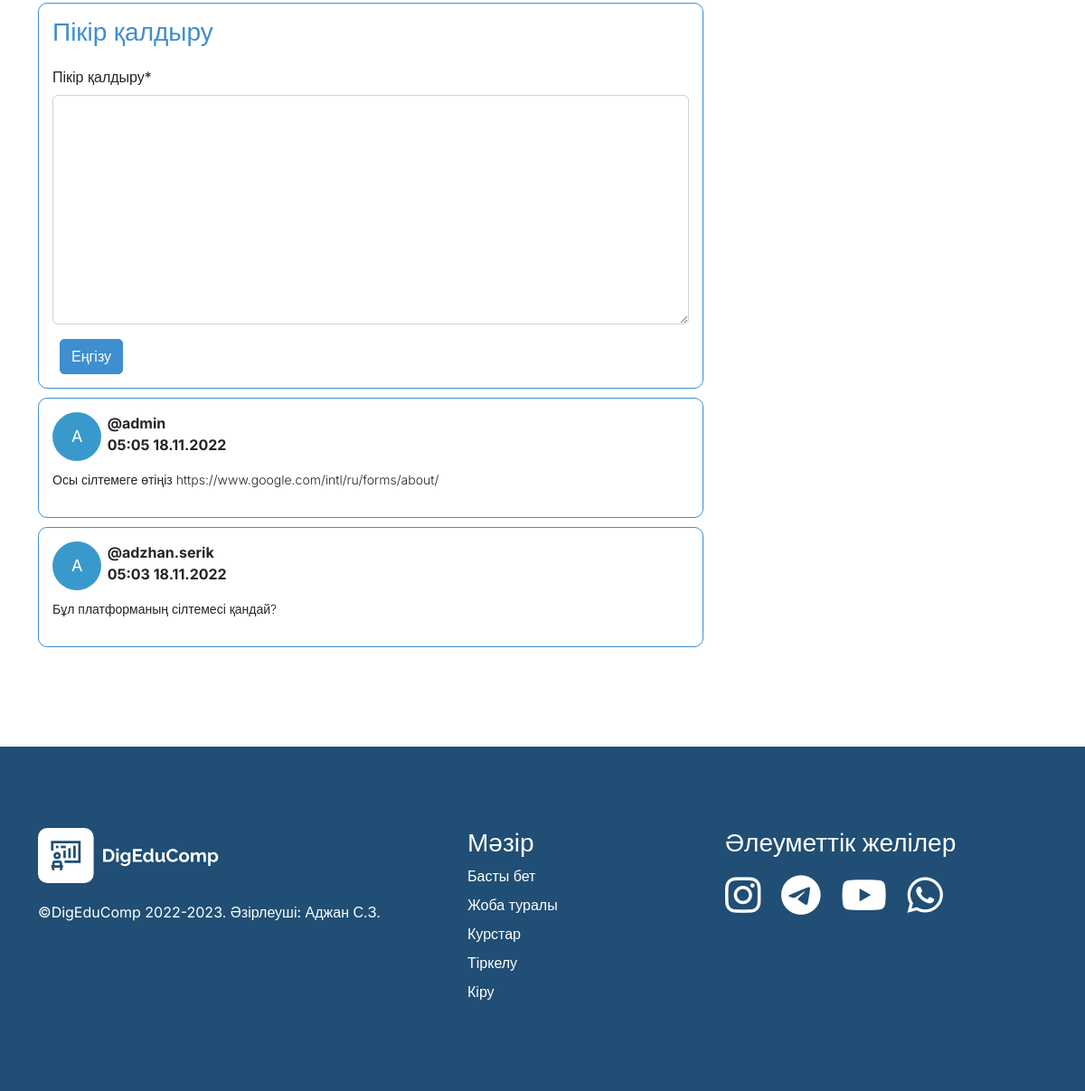
Before: /courses/google-forms-negizderi/lessons/1/ (signed in, lower part) with the older database file.
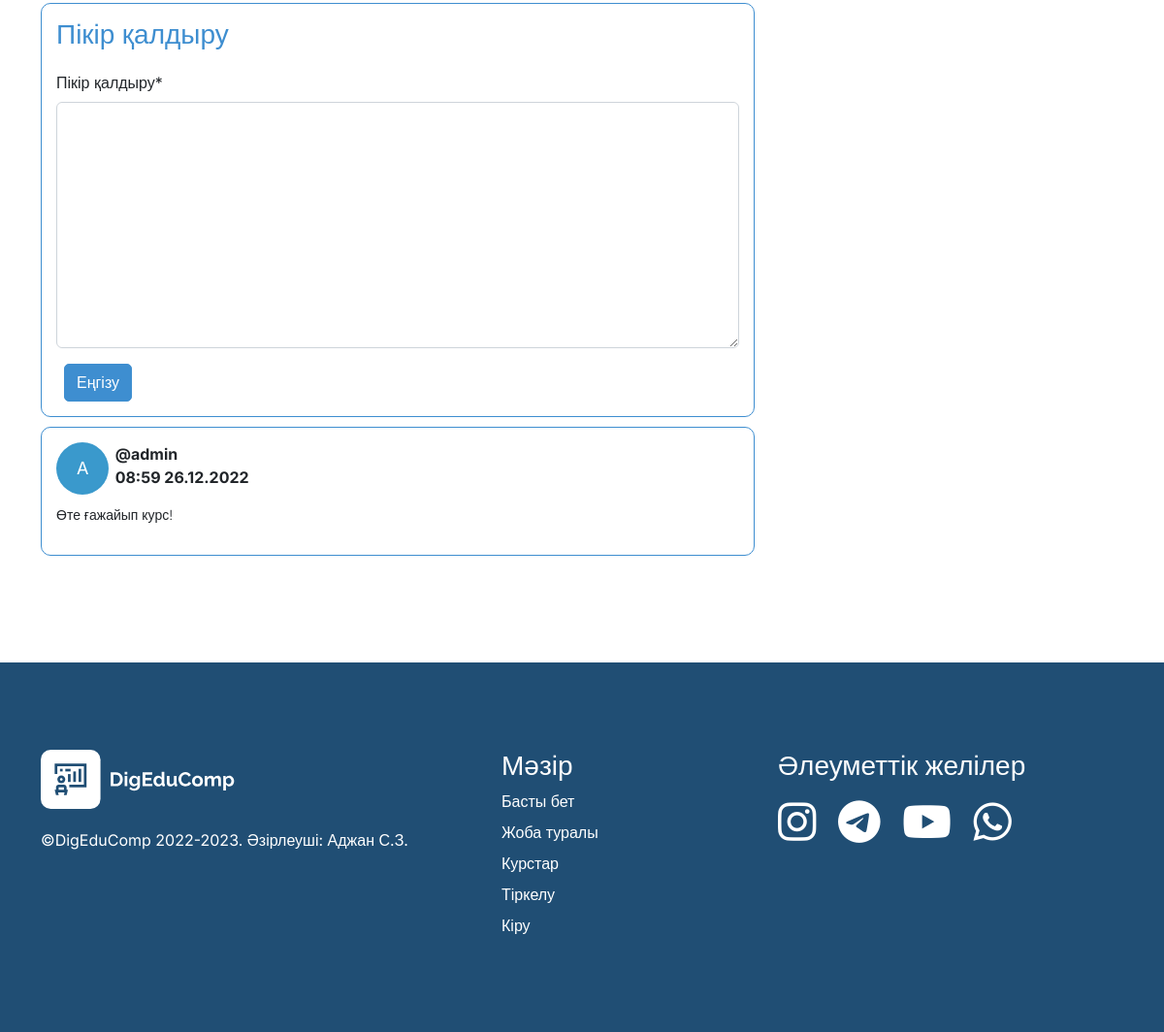
After: the same page with the newer database file.
### eduPlatformApp/models.py (models this page shows, shortened)
class Comment(models.Model):
    theme = models.ForeignKey(Theme, on_delete=models.CASCADE, related_name='comments')
    user = models.ForeignKey(User,
                        default = 1,
                        null = True,
                        on_delete = models.SET_NULL
                        )
    body = models.TextField("Пікір қалдыру")
    created_on = models.DateTimeField(auto_now_add=True)
    active = models.BooleanField(default=True)
    class Meta:
        ordering = ['created_on']

### eduPlatformApp/views.py (the view)
# urls.py: path('courses/<slug:slug>/lessons/<int:pk>/', views.themeDetail, name='themeDetail'),
@login_required
def themeDetail(request, slug, pk):
    color = "%06x" % random.randint(0, 0xFFFFFF)
    course = get_object_or_404(Course, slug=slug)
    theme = get_object_or_404(Theme, pk=pk)
    themes = Theme.objects.all()
    comments = theme.comments.filter(active=True).order_by('-created_on')
    newComment = None
    if request.method == "POST":
        form = CommentForm(data=request.POST)
        if form.is_valid():
            newComment = form.save(commit=False)
            newComment.theme = theme
            newComment.user = request.user;
            newComment.save()
    else:
        form = CommentForm()
    if slug:
        themes = themes.filter(course=course)
    return render(request, "pages/lesson-detail.html", {
        'course': course,
        'theme': theme,
        'themes': themes,
        'comments': comments,
        'newComment': newComment,
        'form': form,
        'color': color
    })

### eduPlatformApp/forms.py
class CommentForm(forms.ModelForm):
	class Meta:
		model = Comment
		fields = ('body', )

### eduPlatformApp/templates/pages/lesson-detail.html (shortened to what this page needs)
{% extends '../base.html' %}
{% load crispy_forms_tags %}
{% block content %}
{% if user.is_authenticated %}
    <section class="lesson-detail" id="lesson-detail">
        <div class="container">
            <div class="row">
                <div class="col-md-8">
                    <div class="comments">
                        <h3 class="text-blue">Пікір қалдыру</h3>
                        <form method="post" style="margin-top: 1.3em;">
                            {{ form|crispy }}
                            <button type="submit" class="primary-button">Еңгізу</button>
                        </form>
                    </div>
                    {% for comment in comments %}
                    <div class="comments">
                        <div class="user-data">
                            <div class="row">
                                <div class="col-1">
                                    <div class="avatar">
                                        <div class="letter">
                                            {{ comment.user|make_list|first }}
                                        </div>
                                    </div>
                                </div>
                                <div class="col-3">
                                    <strong>@{{ comment.user }}</strong>
                                    <br>
                                    <b>{{ comment.created_on|time:"h:i" }} {{ comment.created_on|date:"d.m.Y" }}</b>
                                </div>
                            </div>
                        </div>
                        <div class="comment">
                            {{ comment.body | linebreaks }}
                        </div>
                    </div>
                    {% endfor %}
                </div>
                <div class="col-md-4">
                </div>
            </div>
        </div>
    </section>
{% endif %}
{% endblock %}

Changed rows visible on the page:
removed Comment: user|make_list "A", user "admin", created_on "05:05", created_on "18.11.2022", body "Осы сілтемеге өтіңіз https://www.google.com/intl/ru/forms/about/"
removed Comment: user|make_list "A", user "adzhan.serik", created_on "05:03", created_on "18.11.2022", body "Бұл платформаның сілтемесі қандай?"
added Comment: user|make_list "A", user "admin", created_on "08:59", created_on "26.12.2022", body "Өте ғажайып курс!"
